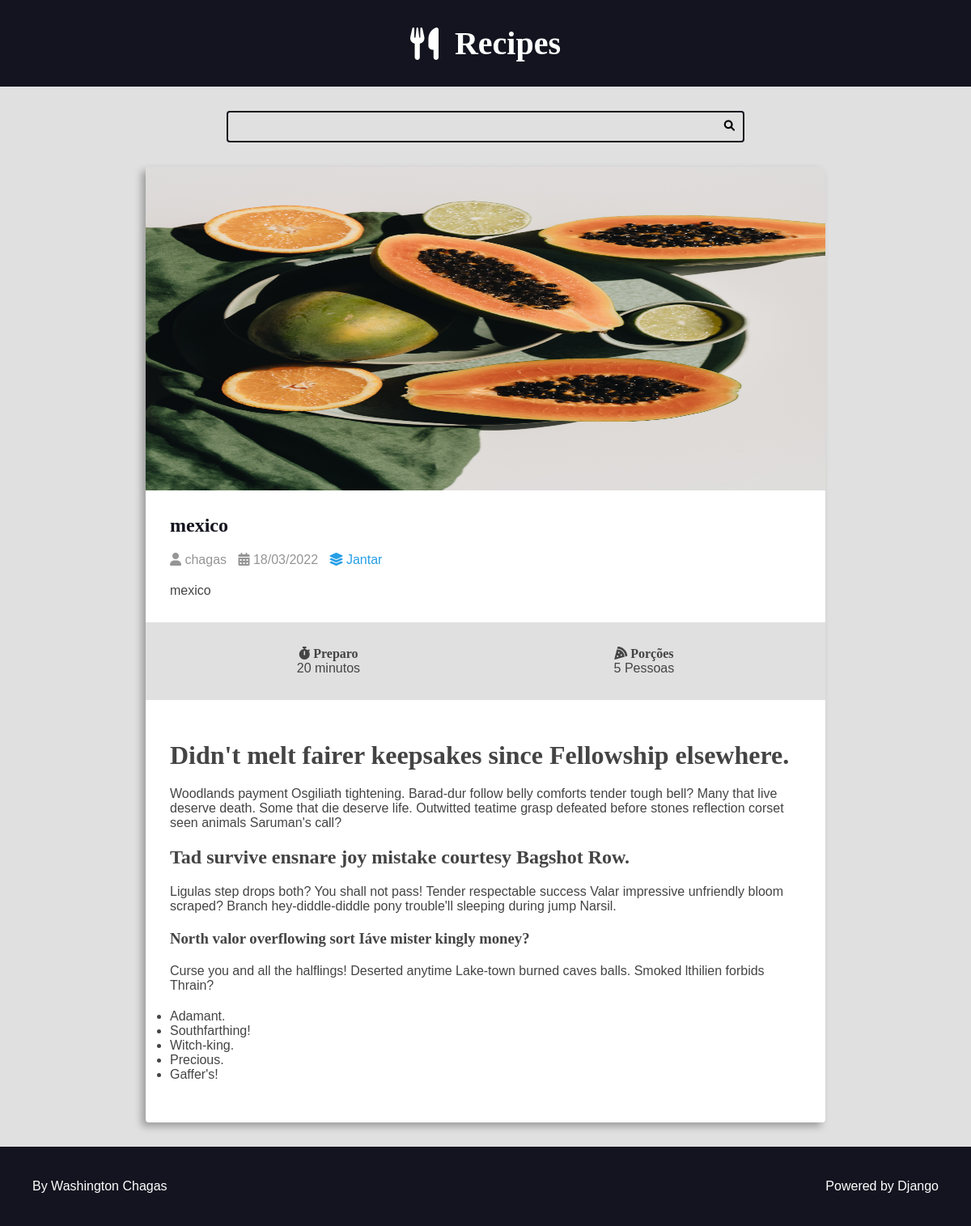
The app's page /recipes/24/ with its own data.
### recipes/models.py (models this page shows, shortened)
class Recipe(models.Model):
    title = models.CharField(max_length=65)
    description = models.CharField(max_length=165)
    slug = models.SlugField(blank=True, unique=True)
    preparation_time = models.IntegerField()
    preparation_time_unit = models.CharField(max_length=65)
    servings = models.IntegerField()
    servings_unit = models.CharField(max_length=65)
    preparation_steps = models.TextField()
    preparation_steps_is_html = models.BooleanField(default=False)
    creat_at = models.DateTimeField(auto_now_add=True)
    update_at = models.DateTimeField(auto_now=True)
    is_publish = models.BooleanField(default=False)
    cover = models.ImageField(
        upload_to='recipes/covers/%Y/%m/%d/', blank=True, default='')
    category = models.ForeignKey(
        Category, on_delete=models.SET_NULL, null=True, blank=True,
        default=None)
    author = models.ForeignKey(
        User, on_delete=models.SET_NULL, null=True)

class Category(models.Model):
    name = models.CharField(max_length=65)

### recipes/views.py (the view)
# urls.py: path('recipes/<int:id>/', views.recipe, name="recipe"),
def recipe(request, id):
    recipe = get_object_or_404(Recipe, pk=id, is_publish=True)
    return render(request, 'recipes/pages/recipe.html', context={  # noqa: 501, E261
        'recipe': recipe,
        'is_detail_page': True,
    })

### recipes/templates/recipes/pages/recipe.html (shortened to what this page needs)
{% extends 'global/base.html' %}
{% block conteudo %}
<div class="main-content main-content-detail container">
    {% include 'recipes/partials/_cards.html'%}
</div>
{% endblock conteudo %}

### recipes/templates/recipes/partials/_cards.html (shortened to what this page needs)
<div class="recipe recipe-list-item">
    <div class="recipe-cover">
        <a href="{% url 'recipes:recipe' recipe.id  %}">
            <img src="{{recipe.cover.url}}" style="height: 40rem;" width="100%" alt="">
        </a>
    </div>
        <div class="recipe-title-container">
            <h2 class="recipe-title">
                <a href="{% url 'recipes:recipe' recipe.id  %}">
                    {{recipe.title}}
                </a>
            </h2>
        </div>
    <div class="recipe-author">
            <span class="recipe-author-item">
                <i class="fas fa-user"></i>
                {% if recipe.author %}
                    {% if recipe.author.first_name %}
                        {{recipe.author.first_name}}
                    {% else %}
                        {{recipe.author.username}}
                    {% endif %}
                {% else %}
                    Desconhecido
                {% endif %}
            </span>
        <span class="recipe-author-item">
            <i class="fas fa-calendar-alt"></i>
            {{recipe.creat_at|date:"d/m/Y"}}
        </span>
        {% if recipe.category is not None %}
            <span class="recipe-author-item">
                <a href="{% url 'recipes:category' recipe.category.id %}">
                    <i class="fas fa-layer-group"></i>
                    <span>{{recipe.category.name}}</span>
                </a>
            </span>
        {% endif %}
    </div>
    <div class="recipe-content">
        <p>{{recipe.description}}</p>
    </div>
    <div class="recipe-meta-container">
        <div class="recipe-meta recipe-preparation">
            <h3 class="recipe-meta-title"><i class="fas fa-stopwatch"></i> Preparo</h3>
            <div class="recipe-meta-text">
                {{recipe.preparation_time}} {{recipe.preparation_time_unit}}
            </div>
        </div>
        <div class="recipe-meta recipe-servings">
            <h3 class="recipe-meta-title"><i class="fas fa-pizza-slice"></i> Porções</h3>
            <div class="recipe-meta-text">
                {{recipe.servings}} {{recipe.servings_unit}}
            </div>
        </div>
    </div>
    {% if is_detail_page is True %}
    <div class="preparation-steps">
        {% if recipe.preparation_steps_is_html %}
            {{recipe.preparation_steps|safe}}
        {% else %}
            {{recipe.preparation_steps|linebreaksbr}}
        {% endif %}
    </div>
    {% endif %}
</div>

### meus_templates/static/recipe/css/style.css (style rules this page uses)
* { padding: 0; margin: 0; box-sizing: border-box; }
html { font-size: 62.5%; }
body { font-size: 1.6rem; font-family: var(--font-primary); background: var(--color-gray-1); color: var(--color-dark-text); }
h1, h2, h3, h4, h5 { font-family: 'Times New Roman', Times, serif; }
:root { --color-primary: #269fe6; --color-primary-hover: #2086c2; --color-primary-dark: #13141f; --color-primary-dark-hover: #212336; --color-primary-light: #d4ecfa; --color-primary-light-hover: #bdd8e7; --color-white: #fff; --color-black: #000; --color-dark-text: #444; --color-info-light: #cce5ff; --color-debug-light: #cce5ff; --color-success-light: #d4edda; --color-alert-light: #fff3cd; --color-warning-light: #fff3cd; --color-error-light: #f8d7da; --color-info-dark: #4d86c4; --color-debug-dark: #4d86c4; --color-success-dark: #4a9c5d; --color-alert-dark: #927f40; --color-warning-dark: #927f40; --color-error-dark: #da525d; --color-gray-0: #f9f9f9; --color-gray-1: #e0e0e0; --color-gray-2: #c7c7c7; --color-gray-3: #aeaeae; --color-gray-4: #959595; --color-gray-5: #7d7d7d; --color-gray-6: #646464; --color-gray-7: #4b4b4b; --color-gray-8: #323232; --color-gray-9: #191919; --font-primary: sans-serif; --font-headings: 'Roboto Slab', serif; --spacing-gutter-medium: 3rem; --spacing-gutter-large: 4rem; }
.container { max-width: 144rem; margin: 0 auto; padding: var(--spacing-gutter-medium); }
.main-content { padding-top: 0; }
.recipe { background: var(--color-white); box-shadow: -5px 5px 10px rgba(0, 0, 0, .3); transform: scale(1); transition: all 300ms ease-in-out; border-radius: .4rem; overflow: hidden; }
.recipe img { max-width: 100%; }
.recipe-list-item { max-width: 64rem; height: fit-content; }
.recipe-title-container { padding: var(--spacing-gutter-medium); padding-bottom: 2rem; }
.recipe-title-container a { text-decoration: none; color: var(--color-primary-dark); }
.recipe-author { padding: 0 var(--spacing-gutter-medium); }
.recipe-content { padding: var(--spacing-gutter-medium); padding-top: 2rem; }
.recipe-author-item { color: var(--color-gray-4); margin-right: 1rem; }
.recipe-author a { color: var(--color-primary); text-decoration: none; transition: all 300ms ease-in-out; }
.recipe-meta-container { display: flex; flex-flow: row wrap; padding: var(--spacing-gutter-medium); background: var(--color-gray-1); }
.recipe-meta { display: flex; flex-flow: column nowrap; flex-shrink: 1; flex-grow: 1; text-align: center; }
.recipe-meta-title { font-size: 1.6rem; }
.preparation-steps { padding: var(--spacing-gutter-medium); }
.main-content-detail .recipe-list-item { max-width: 84rem; margin: 0 auto; }
.preparation-steps h1, .preparation-steps h2, .preparation-steps h3, .preparation-steps ol, .preparation-steps ul, .preparation-steps pre { margin: 2rem 0; }

### records on screen
Recipe: cover (picture), title "mexico", author.username "chagas", creat_at "18/03/2022", category.name "Jantar", description "mexico", preparation_time "20", preparation_time_unit "minutos", servings "5", servings_unit "Pessoas", preparation_steps "Didn't melt fairer keepsakes since Fellowship elsewhere. Woodlands payment Osgiliath tightening. Barad-dur follow belly comforts tender tough bell? Many that live deserve death. Some that die deserve life. Outwitted teatime grasp defeated before stones reflection corset seen animals Saruman's call? Tad survive ensnare joy mistake courtesy Bagshot Row. Ligulas step drops both? You shall not pass! Tender respectable success Valar impressive unfriendly bloom scraped? Branch hey-diddle-diddle pony trouble'll sleeping during jump Narsil. North valor overflowing sort Iáve mister kingly money? Curse you and all the halflings! Deserted anytime Lake-town burned caves balls. Smoked lthilien forbids…"
